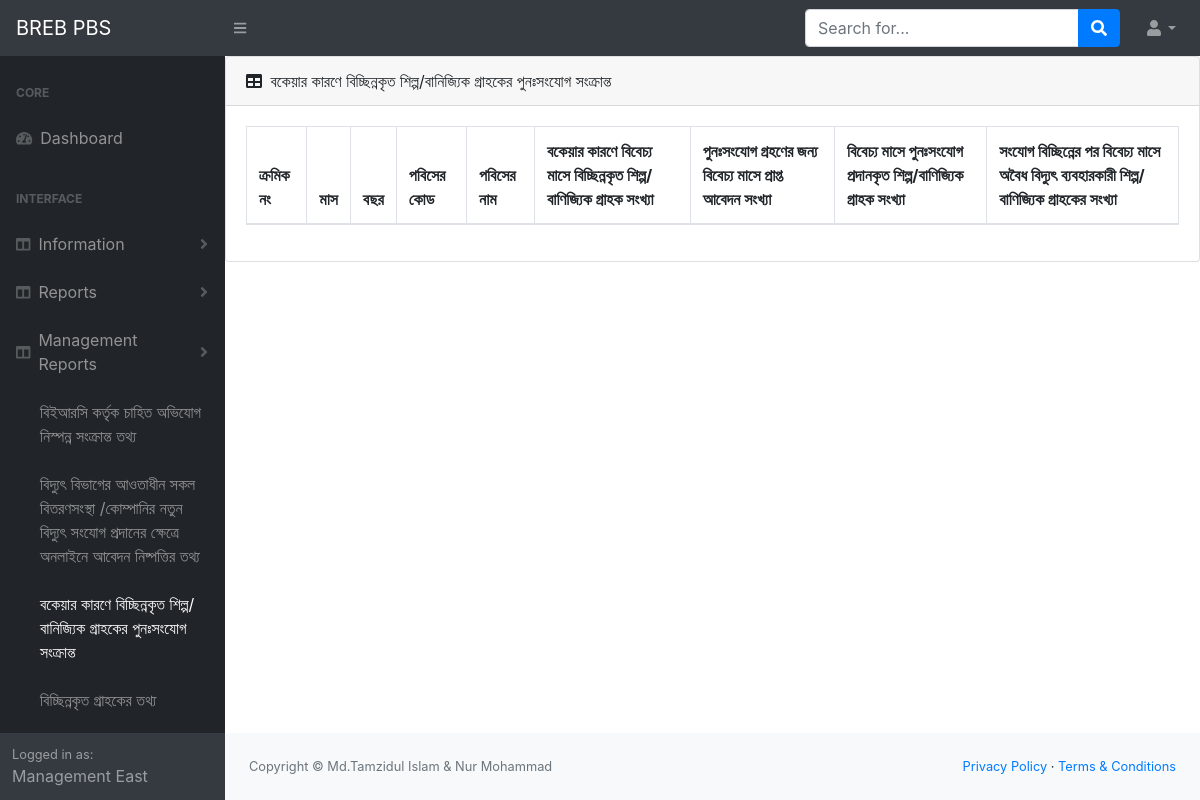
Page /m-industry-commercial-dc-rc (signed in) on the earlier database version.
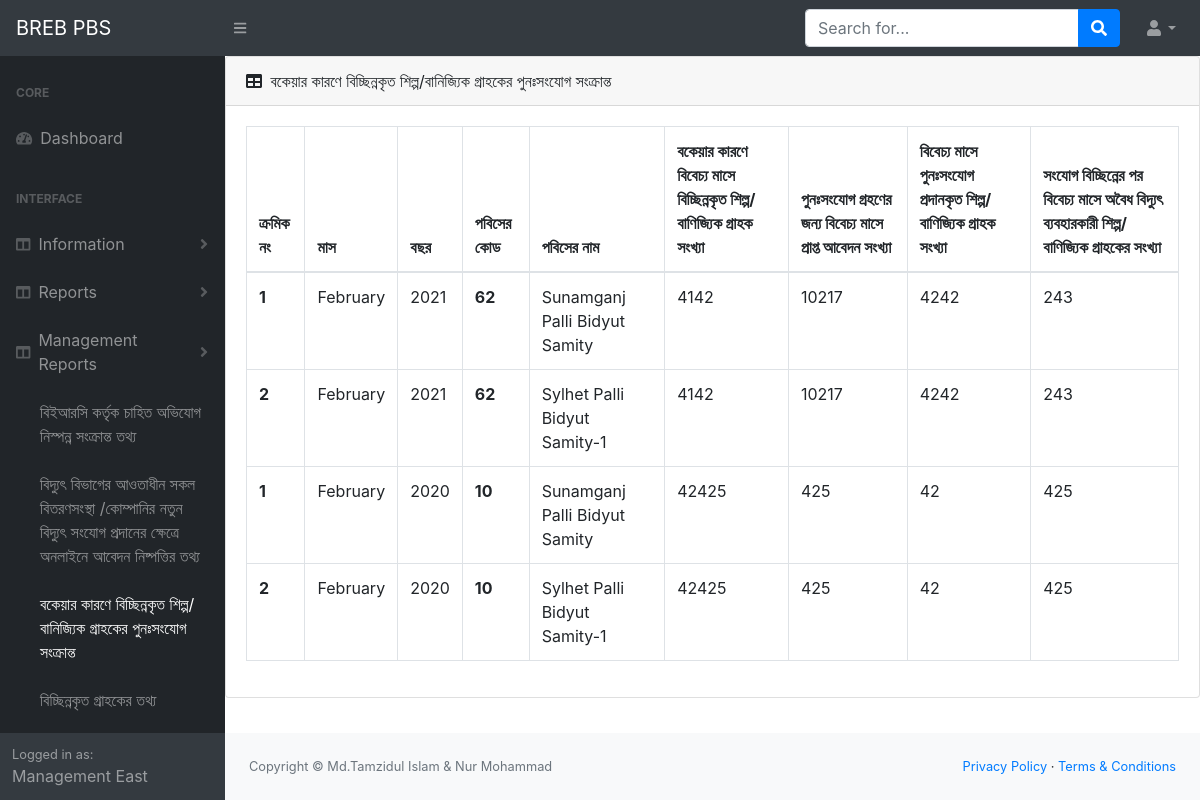
Same page on the later database version.
### infoapp/models.py (models this page shows, shortened)
class PbsInfo(models.Model):
    user=models.OneToOneField(User, on_delete=models.CASCADE)
    pbs_name=models.CharField(max_length=50)
    pbs_name_benglai=models.CharField(max_length=50)
    pbs_code=models.IntegerField(blank=True, null= True)
    management_code=models.IntegerField(blank=True, null=True)
    address=models.TextField(blank=True, null=True)
    mobile_no=models.TextField(blank=True , null=True)

class IndustryCommercialDcRc(models.Model):
    pbs_code=models.IntegerField(blank=True, null=True)
    management_code=models.IntegerField(blank=True,null=True)
    month=models.CharField(max_length=10, blank=True, null=True)
    year=models.CharField(max_length=10,blank=True, null=True)
    total_dc_app=models.CharField(max_length=250, blank=True,null=True)
    total_app_get_for_rc=models.CharField(max_length=250, blank=True, null=True)
    complete_rc_app=models.CharField(max_length=250, blank=True, null=True)
    illegal_app_for_dc=models.CharField(max_length=250, blank=True, null=True)

### infoapp/views.py (the view)
# urls.py: path('m-industry-commercial-dc-rc', views.m_industry_commercial_dc_rc , name='m_industry_commercial_dc_rc'),
def m_industry_commercial_dc_rc(request):
    current_user=request.user
    user_id=current_user.id
    user_management_info=ManagementInfo.objects.get(user__pk=user_id)
    user_pbs_management_info=PbsInfo.objects.filter(management_code=user_management_info.management_code)
    my_data=IndustryCommercialDcRc.objects.filter(management_code=user_management_info.management_code)
    context={'my_data':my_data,'user_pbs_management_info':user_pbs_management_info}
    return render(request, 'm_industry_commercial_dc_rc.html',context)

### templates/m_industry_commercial_dc_rc.html (shortened to what this page needs)
{% extends 'base.html'%}
{% block contentttt %}
{% block content %}
<div class="card mb-4">
  <div class="card-header">
      <i class="fas fa-table mr-1"></i>
      বকেয়ার কারণে বিচ্ছিন্নকৃত শিল্প/বানিজ্যিক গ্রাহকের পুনঃসংযোগ সংক্রান্ত
  </div>
  <div class="card-body">
      <div class="table-responsive">
          <table class="table table-bordered" id="dataTable" width="100%" cellspacing="0">
              <thead>
                <tr>
                  <th scope="col">ক্রমিক নং</th>
                  <th scope="col">মাস</th>
                  <th scope="col">বছর</th>
                  <th scope="col">পবিসের কোড</th>
                  <th scope="col">পবিসের নাম</th>
                  <th scope="col">বকেয়ার কারণে বিবেচ্য মাসে বিচ্ছিন্নকৃত শিল্প/বাণিজ্যিক গ্রাহক সংখ্যা </th>
                  <th scope="col">পুনঃসংযোগ গ্রহণের জন্য বিবেচ্য মাসে প্রাপ্ত আবেদন সংখ্যা  </th>
                  <th scope="col">বিবেচ্য মাসে পুনঃসংযোগ প্রদানকৃত শিল্প/বাণিজ্যিক গ্রাহক সংখ্যা </th>
                  <th scope="col">সংযোগ বিচ্ছিন্নের পর বিবেচ্য মাসে অবৈধ বিদ্যুৎ ব্যবহারকারী শিল্প/বাণিজ্যিক গ্রাহকের সংখ্যা </th>
                </tr>
              </thead>
              <tbody>
                {% for my_data in my_data%}
                {% for i in user_pbs_management_info%}
              <tr>
                <th>{{ forloop.counter }}</th>
                <td>{{ my_data.month }}</td>
                <td>{{ my_data.year }}</td>
                <th scope="row">{{ my_data.pbs_code }}</th>
                <td>{{ i.pbs_name }}</td>
                <td>{{ my_data.total_dc_app }}</td>
                <td>{{ my_data.total_app_get_for_rc }}</td>
                <td>{{ my_data.complete_rc_app }}</td>
                <td>{{ my_data.illegal_app_for_dc }}</td>
              </tr>
              {% endfor %}
              {% endfor %}
              </tbody>
          </table>
      </div>
  </div>
</div>
{% endblock %}
{% endblock %}

Differences in the rows shown:
added IndustryCommercialDcRc: month "February", year "2021", pbs_code "62", total_dc_app "4142", total_app_get_for_rc "10217", complete_rc_app "4242", illegal_app_for_dc "243"
now on this page (row edited): PbsInfo: pbs_name "Sunamganj Palli Bidyut Samity"
added PbsInfo: pbs_name "Sylhet Palli Bidyut Samity-1"
added IndustryCommercialDcRc: month "February", year "2020", pbs_code "10", total_dc_app "42425", total_app_get_for_rc "425", complete_rc_app "42", illegal_app_for_dc "425"
